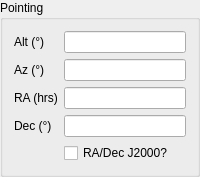
            <widget class="QGroupBox" name="box_MountStatus">
             <property name="sizePolicy">
              <sizepolicy hsizetype="Fixed" vsizetype="Fixed">
               <horstretch>0</horstretch>
               <verstretch>0</verstretch>
              </sizepolicy>
             </property>
             <property name="title">
              <string>Pointing</string>
             </property>
             <layout class="QGridLayout" name="gridLayout_16">
              <item row="0" column="0">
               <layout class="QGridLayout" name="gridLayout_29">
                <item row="3" column="1">
                 <widget class="QLineEdit" name="value_dec_status">
                  <property name="readOnly">
                   <bool>true</bool>
                  </property>
                 </widget>
                </item>
                <item row="0" column="0">
                 <widget class="QLabel" name="label_alt_status">
                  <property name="text">
                   <string>Alt (°)</string>
                  </property>
                 </widget>
                </item>
                <item row="1" column="1">
                 <widget class="QLineEdit" name="value_az_status">
                  <property name="readOnly">
                   <bool>true</bool>
                  </property>
                 </widget>
                </item>
                <item row="2" column="0">
                 <widget class="QLabel" name="label_ra_status">
                  <property name="text">
                   <string>RA (hrs)</string>
                  </property>
                 </widget>
                </item>
                <item row="1" column="0">
                 <widget class="QLabel" name="label_az_status">
                  <property name="text">
                   <string>Az (°)</string>
                  </property>
                 </widget>
                </item>
                <item row="3" column="0">
                 <widget class="QLabel" name="label_dec_status">
                  <property name="text">
                   <string>Dec (°)</string>
                  </property>
                 </widget>
                </item>
                <item row="0" column="1">
                 <widget class="QLineEdit" name="value_alt_status">
                  <property name="readOnly">
                   <bool>true</bool>
                  </property>
                 </widget>
                </item>
                <item row="2" column="1">
                 <widget class="QLineEdit" name="value_ra_status">
                  <property name="readOnly">
                   <bool>true</bool>
                  </property>
                 </widget>
                </item>
                <item row="4" column="1">
                 <widget class="QCheckBox" name="option_j2000_status">
                  <property name="text">
                   <string>RA/Dec J2000?</string>
                  </property>
                 </widget>
                </item>
               </layout>
              </item>
             </layout>
            </widget>
